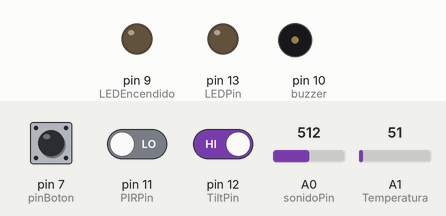
Simulated run of this sketch. Board: Arduino Uno, built with avr-gcc and run on an emulated ATmega328P. Shown: output pins drawn as LEDs (lit = HIGH), buzzer (waves = sounding, pin HIGH). Inputs (shaded band) come from the test bench; at power-on: pin 7 (pinBoton) LOW, A0 (sonidoPin) = 512, pin 12 (TiltPin) HIGH, pin 11 (PIRPin) LOW, A1 (Temperatura) = 51.

Above: at 1.4 s.
1.5 s: pin 7 (pinBoton) pulled HIGH for 3.2 s
At 5.8 s:
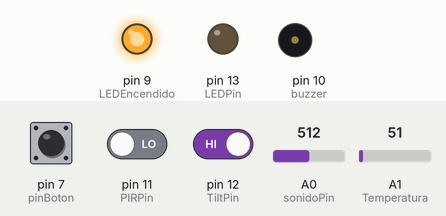
6.2 s: A0 (sonidoPin) set to 596
7.7 s: A0 (sonidoPin) set to 626
At 7.98 s:
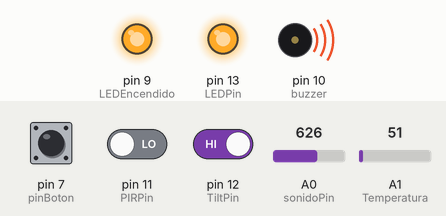
10.7 s: pin 12 (TiltPin) driven LOW
At 12.0 s:
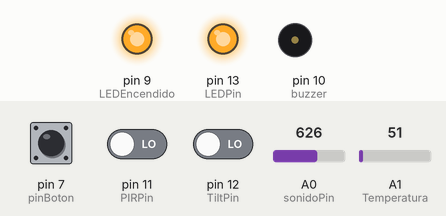
13.7 s: pin 12 (TiltPin) driven HIGH
At 16.61 s:
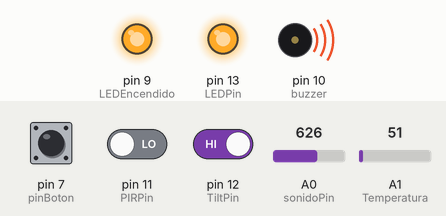
Timing chart, 0 to 17.7 s (numbered marks = the images above; inputs shaded):
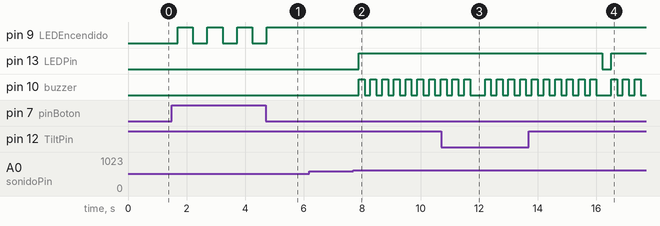

Measured:
- the behaviour switches between 614 and 615 on A0 (sonidoPin) (found by bisection; images 1 and 2)
- after the input at 1.5 s, pin 9 (LEDEncendido): alternates HIGH for 0.51 s and LOW for 0.50 s, 7 changes in all, then stays HIGH, starting after 0.20 s
- after the input at 7.7 s, pin 13 (LEDPin): LOW → HIGH after 0.18 s; pin 10 (buzzer): alternates HIGH for 0.20 s and LOW for 0.20 s, starting after 0.19 s
- after the input at 10.7 s, pin 13 (LEDPin): stays HIGH (without the input it goes to LOW after 1.2 s)
- after the input at 13.7 s, pin 13 (LEDPin): HIGH → LOW after 2.5 s, → HIGH 0.31 s later

The sketch:

SOA.ino
```cpp
//pin13
int LEDPin = 13;      //pin digital del led para mostrar acciones
int LEDEncendido = 9; //pin digital para el led que muestra si el sistema esta encendido o no

//temperatura
int Temperatura = A1 ; //pin analogico del sensor de temperatura
int tempMin=23;       //parametro de temperatura minima
int tempMax=25;       //parametro de temperatura maxima

//sensor de sonido
int rangoSonido; //es el umbral que usa para activar o no
int sonidoPin = A0;   //pin analogico que utiliza el sensor de sonido
int volumen;          //valor del volumen que capta el sensor

//buzzer
const int buzzer = 10; //pin digital que usa el buzzer

//PIR
const int PIRPin= 11;  //pin digital que usa el sensor de movimientos

//TILT
int TiltPin = 12;     //pin digital donde esta conectado el TILT
int lecturaTilt;      //guarda la lectura del valor del sensor
int previoTilt = LOW;   //valor inicial del sensor
long time = 0;            // Para guardar la hora de la inversion de valor
long debounce = 50;       // Tiempo de rebote
int  tiltActivado=0;      //Se utiliza para saber si el TILT esta activado o no

//boton
int pulsador = LOW;     //estado inicial del boton
int encendido=0;        //bandera que se utiliza para ver si el sistema esta activado o no
int pinBoton=7;         //pin digital que usa el boton

//bluetooth
#include <SoftwareSerial.h>   //libreria que maneja el bluetooth
SoftwareSerial BT1(4, 3); // se define el RX | TX
String cadena;        //guarda la cadena de string que recibe del bluetooth

void setup()
{
   Serial.begin(9600);          //inicializa el serial
   pinMode(LEDPin,OUTPUT);       //LED 13
   pinMode(LEDEncendido,OUTPUT);       //LED encendido
   pinMode(buzzer, OUTPUT);   //buzzer
   pinMode(PIRPin, INPUT);    //PIR
   pinMode(pinBoton, INPUT);         //BOTON
   pinMode(TiltPin, INPUT_PULLUP);   //inicializa TILT

   //bluetooth
  BT1.begin(9600);  //inicializa el bluetooth

}
void loop()
{

  //mientras reciba datos del bllluetooth, lo va guardando para luego analizarlo
  while (BT1.available()) {
       char c = BT1.read();  //lee el buffer de bluetooth, caracter a caracter
      if (c == '\n') {
        break;  //cuando encuentra el salto de linea, da por finalizada la lectura del string
      }

      //va guardando los caracteres en el string
      cadena += c;
  }

   //si la cadena tiene valores, procede a analizar lo que recibio
  if (cadena.length() >0 ) {

      //si la cadena empieza con T, lo que se recibe es datos de temperatura
      if (cadena[0]=='T'){
        //extrae la temperatura minima que se envia desde el android
        String aux=cadena.substring(1,3);
        //asiga el valor a la temperatura minima
        tempMin=aux.toInt();
        //extrae la temperatura maxima que se envia desde el android
        aux=cadena.substring(4,6);
        //asiga el valor a la temperatura maximo
        tempMax=aux.toInt();
      }else if (cadena[0]=='1' and encendido==0){//si envia uno y no esta encendido, enciende el equipo
        encendido=1;//activa la bandera que dice que el sistema esta encedito
        sonido();//calcula el rango del sensor de sonido
        delay(200);
      }else if (cadena[0]=='0' and encendido==1){//si envia 0 y no esta apagado,apaga el equipo
        encendido=0;//activa la bandera que dice que el sistema esta apagado
        delay(200);
      }
      cadena=""; //clears variable for new input
    }

  //boton  de encendido, enciende y apaga el sistema
  pulsador = digitalRead(pinBoton);//lee el estado del botón
  if(pulsador==HIGH and encendido==0){//enciende el sistema
    encendido=1;//activa la bandera que dice que el sistema esta encendido
    sonido();//calcula el rango del sensor de sonido
    delay(200);
  }else if(pulsador==HIGH and encendido==1){//apaga el sistema
    encendido=0;//pone en 0 la bandera que indica si el sistema esta activado o no
    delay(200);
  }

  //si el sistema se encuentra encendido hace todo los controles de los sensores
  if(encendido==1) {//si el estado es pulsado y estaba apagado, se enciende
    digitalWrite(LEDEncendido, HIGH);//se enciende el led

  //comienza la logica del sensor de temperatura
  //si supera los 25 o baja los 24 enciende una luz
  int lectura = analogRead(Temperatura);
  float voltaje = 5.0 /1024 * lectura ;
  float temp = voltaje * 100 -50 ;
  if (temp< tempMin or temp > tempMax) {
    digitalWrite(LEDPin, HIGH) ;//enciende el led, que significa que activo el AC
    BT1.println(2);//envia por bluetooth la accion que ocurrio
  }else{
    digitalWrite(LEDPin,LOW);//apaga el led
    BT1.println(3);//envia por bluetooth la accion que ocurrio
  }

  //PIR
  int value= digitalRead(PIRPin);
  if (value == HIGH and tiltActivado==0){//si hay movimiento se activa
    digitalWrite(LEDPin, HIGH);//enciende el led
    BT1.println(4);//envia por bluetooth la accion que ocurrio
  }else{
    digitalWrite(LEDPin, LOW);//apaga el led
    BT1.println(5);//envia por bluetooth la accion que ocurrio
  }

  //sensor de sonido
  volumen = analogRead(sonidoPin); //Se ha conectado el sensor a la placa por medio de la entrada A0
  if (volumen > rangoSonido){
    digitalWrite(LEDPin, HIGH) ;//enciende el led
    BT1.println(6);//envia por bluetooth la accion que ocurrio
    beep(200,10);//suena 10 veces, simula un tema
  }else {
    digitalWrite(LEDPin,LOW);//apaga el led
    BT1.println(7);//envia por bluetooth la accion que ocurrio
  }

  //lectura del sensor TILT
  lecturaTilt = digitalRead(TiltPin);//lee el estado del sensor
  if (lecturaTilt==LOW){
    digitalWrite(LEDPin, HIGH);//enciende el led
    BT1.println(8);//envia por bluetooth la accion que ocurrio
    tiltActivado=1;
  }else{
    digitalWrite(LEDPin, LOW);//apaga el led
    BT1.println(9);//envia por bluetooth la accion que ocurrio
    tiltActivado=0;
  }

  //cuando se apaga el sistema
  }else{//si se apaga el sistema, apaga todo lo que este encendido
    digitalWrite(LEDEncendido, LOW);//se apaga el led de encendido
    digitalWrite(LEDPin,LOW);//apaga el led de alerta
    tiltActivado=0;
  }

  delay(300);

}

//funcion que recibe el delay y la cantidad de veces a sonar
void beep(unsigned char pausa,int cantidad)
{
  int cant=0;
  while (cant <cantidad){   //loop
  analogWrite(buzzer, 255);  //enciende el buzzer
  delay(pausa);             // Espera un tiempo
  analogWrite(buzzer, 0);   // Apaga el buzzer
  delay(pausa);             // Espera un tiempo
  cant++;                   //incrementa la cantidad
  }
}

//funcion que se encarga de calcular el rango del sensor de sonido, para que se active al superarlo
void sonido()
{
  int cant=0; //cantidad de veces a repetir la muestra
  while(cant < 10){
    rangoSonido=analogRead(sonidoPin);  //obtiene el valor del sensor de sonido
    cant++; //incrementa el contador
  }
  rangoSonido=rangoSonido+((rangoSonido*20)/100);   //asigna el valor del rango
}
```
